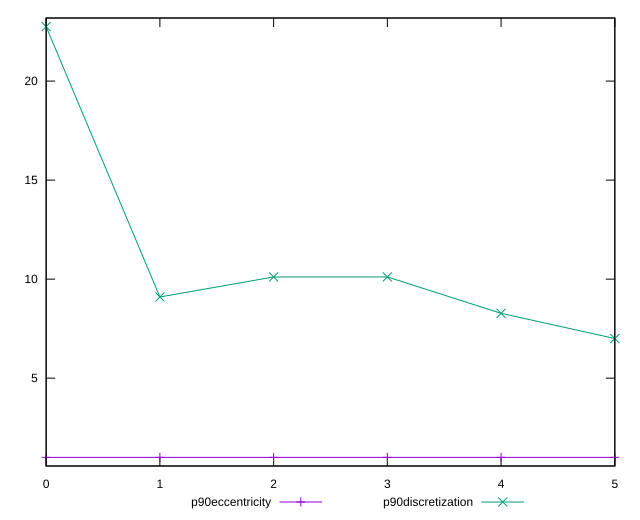

Write gnuplot code to recreate this figure.
reset

$p90Eccentricity <<EOF
0 0.9999999999999992
1 1.0000000000000007
2 1.0000000000000009
3 0.9999999999999999
4 1.0000000000000009
5 1.0000000000000002
EOF

$p90Discretization <<EOF
0 22.75
1 9.1
2 10.11111111111111
3 10.11111111111111
4 8.272727272727273
5 7
EOF

set key outside below
set xrange [0:5]
set yrange [0.5649999999999993:23.185]
set trange [0.5649999999999993:23.185]
set terminal svg size 640, 520 enhanced background rgb 'white'
set output "reprap/offscreen-images/progression/eccentricity.svg"

plot $p90Eccentricity title "p90eccentricity" with linespoints, \
     $p90Discretization title "p90discretization" with linespoints

reset
